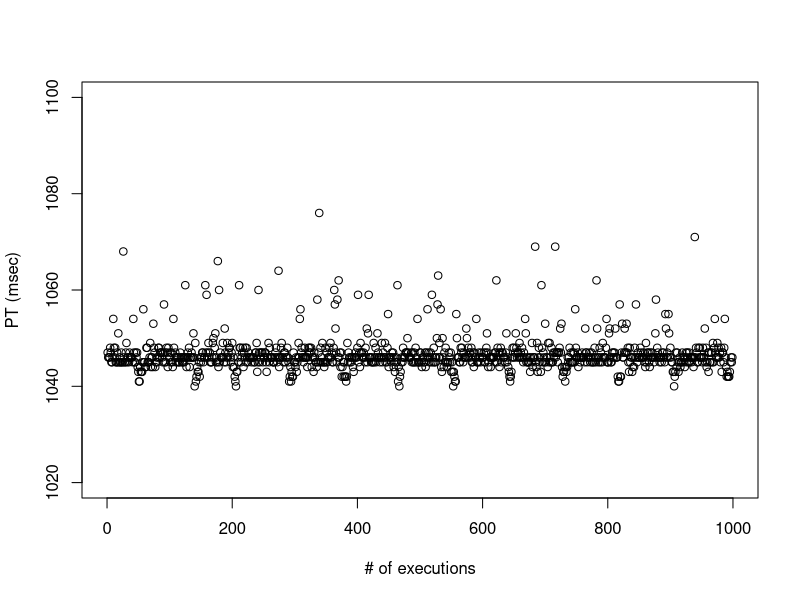
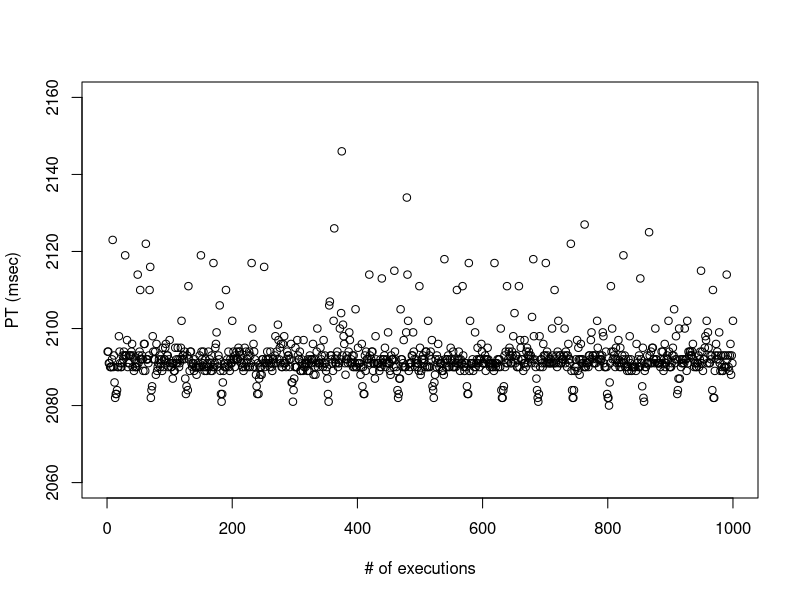
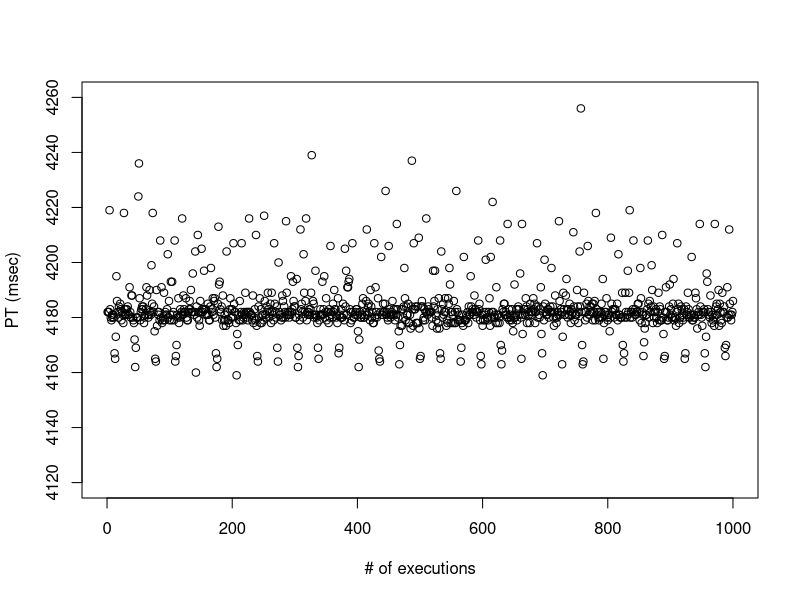

These figures' R source, in order:

x = read.csv(file="1_sec.dat",head=TRUE,sep="\t")
setEPS()
postscript("1_sec_pt_all.eps")
plot(x$PRTIME, xlim=c(0,1000), ylim=c(1020, 1100), pch=1, main='', xlab='# of executions', ylab='PT (msec)')
dev.off()

x = read.csv(file="2_sec.dat",head=TRUE,sep="\t")
setEPS()
postscript("2_sec_pt_all.eps")
plot(x$PRTIME, xlim=c(0,1000), ylim=c(2060, 2160), pch=1, main='', xlab='# of executions', ylab='PT (msec)')
dev.off()

x = read.csv(file="4_sec.dat",head=TRUE,sep="\t")
setEPS()
postscript("4_sec_pt_all.eps")
plot(x$PRTIME, xlim=c(0,1000), ylim=c(4120, 4260), pch=1, main='', xlab='# of executions', ylab='PT (msec)')
dev.off()
